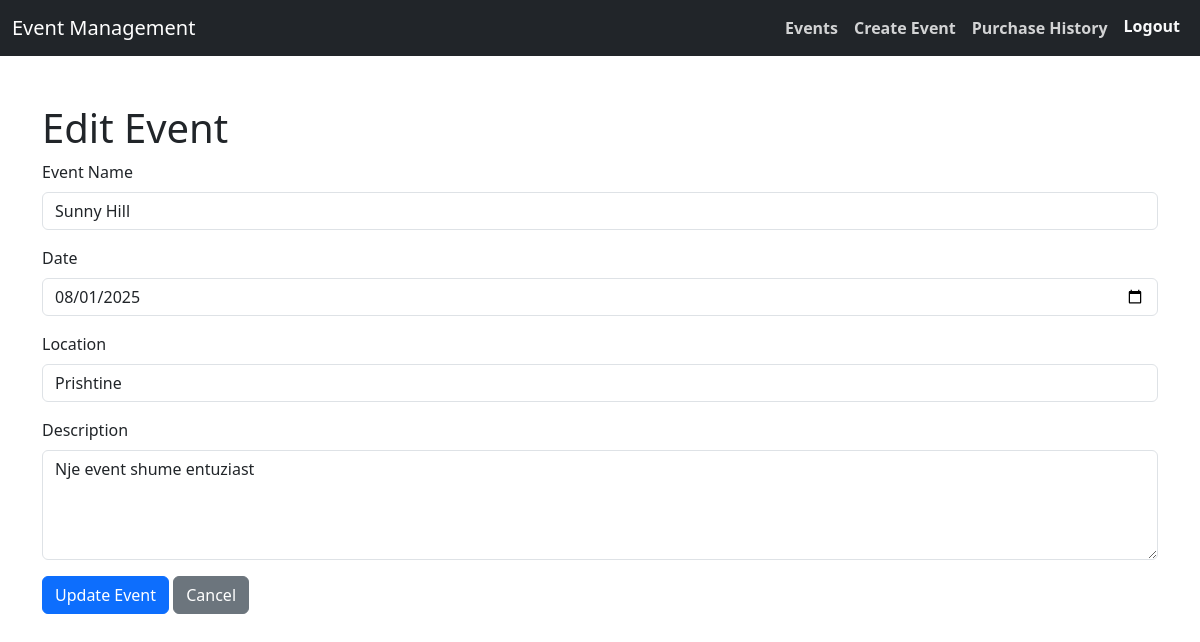
Page /edit.php?id=11 (signed in) on the committed database.
### tables this page shows
CREATE TABLE `events` (
  `id` int(11) NOT NULL,
  `title` varchar(255) NOT NULL,
  `description` text NOT NULL,
  `start_time` datetime NOT NULL,
  `end_time` datetime NOT NULL,
  `location` varchar(255) DEFAULT NULL,
  `organizer_id` int(11) NOT NULL,
  `created_at` timestamp NOT NULL DEFAULT current_timestamp(),
  `name` varchar(255) NOT NULL,
  `date` date NOT NULL DEFAULT '2025-01-01'
);

### edit.php (the view, shortened to what this page needs)
<?php
include 'db_connection.php';
include 'navbar.php';
$event_id = $_GET['id'];
$sql = "SELECT * FROM events WHERE id = :id AND organizer_id = :organizer_id";
$stmt = $conn->prepare($sql);
$stmt->bindParam(':id', $event_id, PDO::PARAM_INT);
$stmt->bindParam(':organizer_id', $_SESSION['user_id'], PDO::PARAM_INT);
$stmt->execute();
$event = $stmt->fetch(PDO::FETCH_ASSOC);
?>
<!DOCTYPE html>
<html lang="en">
<head>
    <link href="https://cdn.jsdelivr.net/npm/bootstrap@5.3.0/dist/css/bootstrap.min.css" rel="stylesheet">
</head>
<body>
<div class="container mt-5">
    <h1>Edit Event</h1>
    <form method="POST">
        <div class="mb-3">
            <label for="name" class="form-label">Event Name</label>
            <input type="text" name="name" id="name" class="form-control" value="<?php echo htmlspecialchars($event['name']); ?>" required>
        </div>
        <div class="mb-3">
            <label for="date" class="form-label">Date</label>
            <input type="date" name="date" id="date" class="form-control" value="<?php echo htmlspecialchars($event['date']); ?>" required>
        </div>
        <div class="mb-3">
            <label for="location" class="form-label">Location</label>
            <input type="text" name="location" id="location" class="form-control" value="<?php echo htmlspecialchars($event['location']); ?>" required>
        </div>
        <div class="mb-3">
            <label for="description" class="form-label">Description</label>
            <textarea name="description" id="description" class="form-control" rows="4" required><?php echo htmlspecialchars($event['description']); ?></textarea>
        </div>
        <button type="submit" class="btn btn-primary">Update Event</button>
        <a href="events.php" class="btn btn-secondary">Cancel</a>
    </form>
</div>
</body>
</html>

### rows in the picture
events: name "Sunny Hill", date "08/01/2025", location "Prishtine", description "Nje event shume entuziast"
